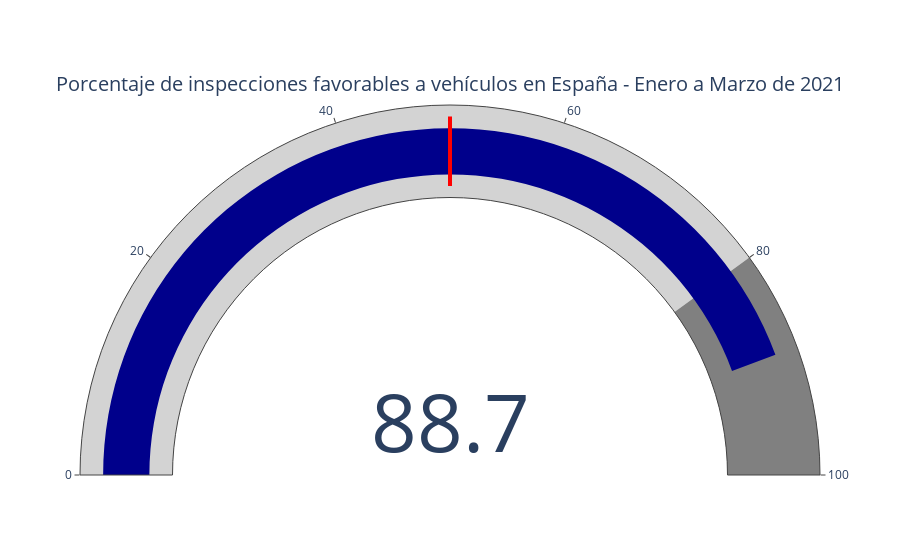

The notebook cell saved with this chart:
### Code cell
fig = go.Figure(go.Indicator(
    mode="gauge+number",
    value=porcentaje_favorables,
    title={'text': "Porcentaje de inspecciones favorables a vehículos en España - Enero a Marzo de 2021"},
    gauge={
        'axis': {'range': [0, 100]},
        'bar': {'color': "darkblue"},
        'steps': [
            {'range': [0, 80], 'color': "lightgray"},
            {'range': [80, 100], 'color': "gray"}
        ],
        'threshold': {
            'line': {'color': "red", 'width': 4},
            'thickness': 0.75,
            'value': 50
        }
    }
))
fig.write_image("images/gauge_chart_2.png")
fig.show()

### Figure 1 — Plotly figure (JSON) as saved in the notebook; plotly's stock layout.template omitted (floating-point values rounded to 4 significant figures)
{"data": [{"gauge": {"axis": {"range": [0, 100]}, "bar": {"color": "darkblue"}, "steps": [{"color": "lightgray", "range": [0, 80]}, {"color": "gray", "range": [80, 100]}], "threshold": {"line": {"color": "red", "width": 4}, "thickness": 0.75, "value": 50}}, "mode": "gauge+number", "title": {"text": "Porcentaje de inspecciones favorables a vehículos en España - Enero a Marzo de 2021"}, "type": "indicator", "value": 88.74}], "layout": {"autosize": true}}
